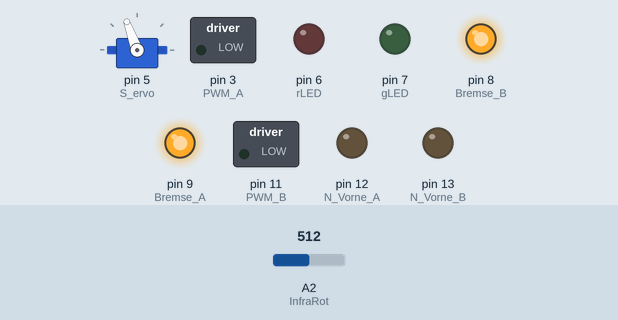
Bench run of a sketch on a simulated Arduino Uno, built with avr-gcc and run on an emulated ATmega328P. Shown: servo, switched loads named in the sketch (green lamp = pin HIGH), output pins drawn as LEDs (lit = HIGH). The inputs (shaded band) are chosen by the test bench; at power-on: A2 (InfraRot) = 512.

Above: at 1.4 s.
1.5 s: A2 (InfraRot) set to 369
3.0 s: A2 (InfraRot) set to 343
At 3.15 s:
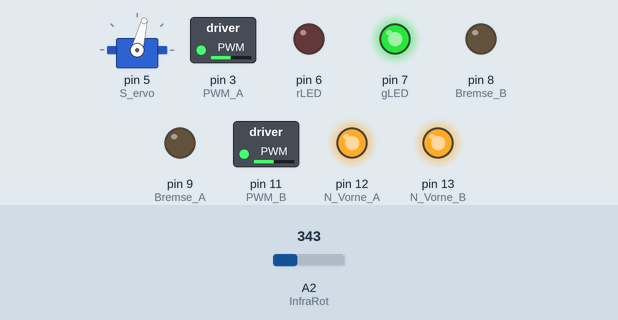
6.0 s: A2 (InfraRot) set to 360
At 8.3 s:
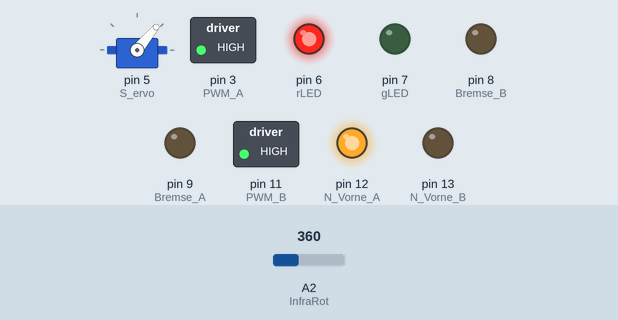
8.6 s: A2 (InfraRot) set to 340
At 9.4 s:
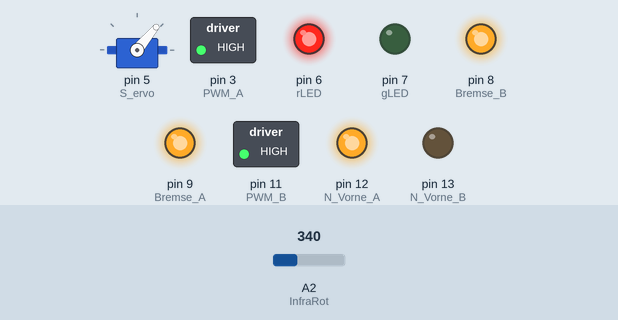
11.6 s: A2 (InfraRot) set to 511
At 12.6 s:
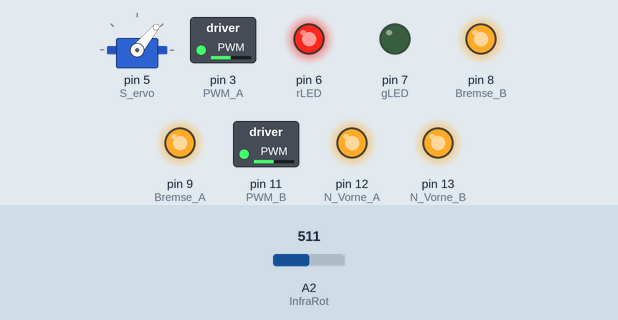
Timing chart, 0 to 14.6 s (numbered marks = the images above; inputs shaded):
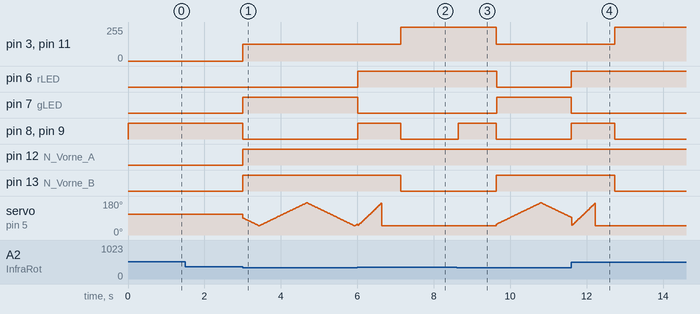

The sketch:

robot_sketch.ino
```cpp
#include <Servo.h>

#define InfraRot  2    // Der Sharp IR Sesor ist an Pin A2

#define rLED      6    //rote LED
#define gLED      7    //grüne LED

#define N_Vorne_A     12   // Richtung A
#define N_Vorne_B     13   // Richtung B

#define PWM_A     3    // Geschwindigkeit A
#define PWM_B     11   // Geschwindigkeit B

#define Bremse_A   9    // Bremse A
#define Bremse_B   8    // Bremse B

#define S_ervo     5    // Servo wird an Pin 5 angesteuert


#define FahrGeschw         125             // 255 ist MaxGeschw
#define DrehGeschw         255             // Drehen
#define Links              LOW             // Links drehen bei LOW
#define Rechts             HIGH            // Rechts drehen bei HIGH
#define MaxNaehe           350             // Maximaler Sensorwert (Nähe)
#define ServoRechts        50              // Servo - Winkel rechts
#define ServoLinks         170             // Servo - Winkel links

Servo DerServo;


// An welcher Servo Position ist die Distanz zum Hindernis am geringsten?
int SuchHindernis()
{
  digitalWrite(Bremse_A, HIGH);
  digitalWrite(Bremse_B, HIGH);

  digitalWrite(gLED, LOW);
  digitalWrite(rLED, HIGH);
  digitalWrite(gLED, LOW);

  int ServoPos;
  int MinDist = 0;
  int MinServoPos = 0;

  // Von Rechts nach Links alle Servo Positionen anfahren.
  for(ServoPos = ServoRechts; ServoPos <= ServoLinks; ServoPos++)
  {
    // Servo Wert einstellen
    DerServo.write(ServoPos);
    delay(5);
    // aktueller Sensor Wert näher, als der minimale Wert?
    if(analogRead( InfraRot ) > MinDist )
    {
      // Ja: aktueller Wert = neues Minimum
      MinDist = analogRead( InfraRot );
      //Servo Position merken
      MinServoPos = ServoPos;
    }
  }
  // Die gefundene Servoposition einstellen und Wert zurückgeben
  DerServo.write(MinServoPos);
  return MinServoPos;
}

int ServoPos = 90;
boolean Drehung = Rechts;

// Vorwärts fahren und dabei den Sensor links/rechts bewegen
void Fahren()
{
  DerServo.write( ServoPos );
  //Drehrichtung einstellen
  digitalWrite( N_Vorne_A, HIGH );
  digitalWrite( N_Vorne_B, HIGH );

  //Drehgeschwindigkeit einstellen
  analogWrite( PWM_A, FahrGeschw );
  analogWrite( PWM_B, FahrGeschw );

  //Bremsen lösen
  digitalWrite( Bremse_A , LOW );
  digitalWrite( Bremse_B , LOW );

  // Servo weiter in bisher bewegte Richtung bewegen
  if( Drehung == Links )
    ServoPos = ServoPos+1;
  if( Drehung == Rechts )
    ServoPos = ServoPos-1;

  // beim erreichen des Grenzwertes in andere Richtung drehen
  if( ServoPos > ServoLinks )
    Drehung = Rechts;
  if( ServoPos < ServoRechts )
    Drehung = Links;
}


// Drehen
void Drehen( boolean Richtung )
{
  delay( 500 );

  digitalWrite( N_Vorne_A, Richtung );    // Motor A in die "RICHTUNG" drehen
  digitalWrite( N_Vorne_B, !Richtung );   // Motor B in entgegen der "RICHTUNG" drehen

  // Geschwindigkeit für das Drehen einstellen
  analogWrite( PWM_A, DrehGeschw );
  analogWrite( PWM_B, DrehGeschw );

  // Bremsen lösen
  digitalWrite( Bremse_A, LOW );
  digitalWrite( Bremse_B, LOW );

  // Drehen bis Sensor größere Entfernung misst
  while( MaxNaehe < analogRead( InfraRot ) )
  {
   delay( 50 );
  }

  digitalWrite( Bremse_A, HIGH );
  digitalWrite( Bremse_B, HIGH );
  delay(1000);
}


void setup( )
{
  //Motor A (rechts) initialisieren
  pinMode( N_Vorne_A, OUTPUT );    // Pin für Richtung Motor A als Ausgang definieren
  pinMode( Bremse_A, OUTPUT );  // Pin für Bremse Motor A als Ausgang definieren

  //Motor B (links) initialisieren
  pinMode( N_Vorne_B, OUTPUT );    // Pin für Richtung Motor B als Ausgang definieren
  pinMode( Bremse_B, OUTPUT );  // Pin für Bremse Motor B als Ausgang definieren

  digitalWrite( Bremse_A, HIGH );
  digitalWrite( Bremse_B, HIGH );

  pinMode(rLED, OUTPUT);
  pinMode(gLED, OUTPUT);

  // Servo initialiseren und zentrieren
  DerServo.attach( S_ervo );
  DerServo.write(110);
  delay( 500 );

   while( MaxNaehe  < analogRead( InfraRot ) )
  {
    delay( 100 );
  }
}


void loop( )
{
  digitalWrite(rLED, LOW);
  digitalWrite(gLED, HIGH);

  int Hindernis;
  int Entfernung;

  Entfernung = analogRead( InfraRot );    // Messung des Sensors
  if(Entfernung > MaxNaehe )       // je größer der Wert desto näher das Hindernis
  {
    Hindernis = SuchHindernis();  // position des Hindernisses erkennen

     // Hindernis links
    if(Hindernis <= 50)
    {
      Drehen( Rechts );  // Rechts drehen
    }
    // Hindernis rechts
    if( Hindernis > 50 )
    {
      Drehen( Links );   // Links drehen
    }

  }

  Fahren();
  delay( 10 );
}
```

Measured:
- the behaviour switches between 351 and 350 on A2 (InfraRot) (found by bisection; images 0 and 1)
- after the input at 1.5 s, every drawn part: stays the same
- after the input at 3.0 s, pin 3 (PWM_A), pin 11 (PWM_B): 0/255 → 125/255 at once; pin 7 (gLED), pin 12 (N_Vorne_A), pin 13 (N_Vorne_B): LOW → HIGH at once; pin 8 (Bremse_B), pin 9 (Bremse_A): HIGH → LOW at once
- after the input at 6.0 s, pin 3 (PWM_A), pin 11 (PWM_B): 125/255 → 255/255 after 1.1 s; pin 6 (rLED): LOW → HIGH at once; pin 7 (gLED): HIGH → LOW at once; pin 8 (Bremse_B), pin 9 (Bremse_A): LOW → HIGH at once, → LOW 1.1 s later; pin 13 (N_Vorne_B): HIGH → LOW after 1.1 s
- after the input at 8.6 s, pin 3 (PWM_A), pin 11 (PWM_B): 255/255 → 125/255 after 1.0 s; pin 6 (rLED): HIGH → LOW after 1.0 s; pin 7 (gLED), pin 13 (N_Vorne_B): LOW → HIGH after 1.0 s; pin 8 (Bremse_B), pin 9 (Bremse_A): LOW → HIGH at once, → LOW 1.0 s later; servo on pin 5 (S_ervo): rises from 50° to 170° in 1.1 s, then falls to 94° in 0.80 s
- after the input at 11.6 s, pin 3 (PWM_A), pin 11 (PWM_B): 125/255 → 255/255 after 1.1 s; pin 6 (rLED): LOW → HIGH at once; pin 7 (gLED): HIGH → LOW at once; pin 8 (Bremse_B), pin 9 (Bremse_A): LOW → HIGH at once, → LOW 1.1 s later; pin 13 (N_Vorne_B): HIGH → LOW after 1.1 s
